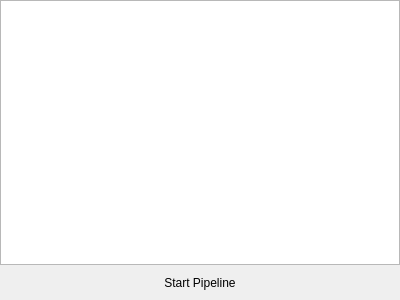
<?xml version="1.0" encoding="UTF-8"?>
<ui version="4.0">
 <class>PipelineListWidget</class>
 <widget class="QWidget" name="PipelineListWidget">
  <property name="geometry">
   <rect>
    <x>0</x>
    <y>0</y>
    <width>400</width>
    <height>300</height>
   </rect>
  </property>
  <property name="windowTitle">
   <string>Pipeline List Widget</string>
  </property>
  <layout class="QGridLayout" name="gridLayout">
   <property name="leftMargin">
    <number>0</number>
   </property>
   <property name="topMargin">
    <number>0</number>
   </property>
   <property name="rightMargin">
    <number>0</number>
   </property>
   <property name="bottomMargin">
    <number>0</number>
   </property>
   <property name="verticalSpacing">
    <number>0</number>
   </property>
   <item row="1" column="0">
    <widget class="QPushButton" name="startPipelineBtn">
     <property name="minimumSize">
      <size>
       <width>0</width>
       <height>35</height>
      </size>
     </property>
     <property name="styleSheet">
      <string notr="true"/>
     </property>
     <property name="text">
      <string>Start Pipeline</string>
     </property>
     <property name="icon">
      <iconset resource="../../../../Resources/SIMPL.qrc">
       <normaloff>:/SIMPL/icons/images/media_play_white.png</normaloff>:/SIMPL/icons/images/media_play_white.png</iconset>
     </property>
     <property name="iconSize">
      <size>
       <width>24</width>
       <height>24</height>
      </size>
     </property>
     <property name="default">
      <bool>false</bool>
     </property>
     <property name="flat">
      <bool>true</bool>
     </property>
    </widget>
   </item>
   <item row="0" column="0">
    <widget class="SVPipelineListView" name="pipelineView">
     <property name="mouseTracking">
      <bool>true</bool>
     </property>
     <property name="focusPolicy">
      <enum>Qt::NoFocus</enum>
     </property>
     <property name="acceptDrops">
      <bool>true</bool>
     </property>
     <property name="styleSheet">
      <string notr="true"/>
     </property>
     <property name="editTriggers">
      <set>QAbstractItemView::NoEditTriggers</set>
     </property>
     <property name="showDropIndicator" stdset="0">
      <bool>false</bool>
     </property>
     <property name="dragEnabled">
      <bool>true</bool>
     </property>
     <property name="dragDropMode">
      <enum>QAbstractItemView::DragDrop</enum>
     </property>
     <property name="defaultDropAction">
      <enum>Qt::MoveAction</enum>
     </property>
     <property name="selectionMode">
      <enum>QAbstractItemView::ExtendedSelection</enum>
     </property>
     <property name="movement">
      <enum>QListView::Snap</enum>
     </property>
     <property name="spacing">
      <number>1</number>
     </property>
    </widget>
   </item>
  </layout>
 </widget>
 <customwidgets>
  <customwidget>
   <class>SVPipelineListView</class>
   <extends>QListView</extends>
   <header location="global">SVPipelineListView.h</header>
  </customwidget>
 </customwidgets>
 <resources>
  <include location="../../../../Resources/SIMPL.qrc"/>
 </resources>
 <connections/>
</ui>
